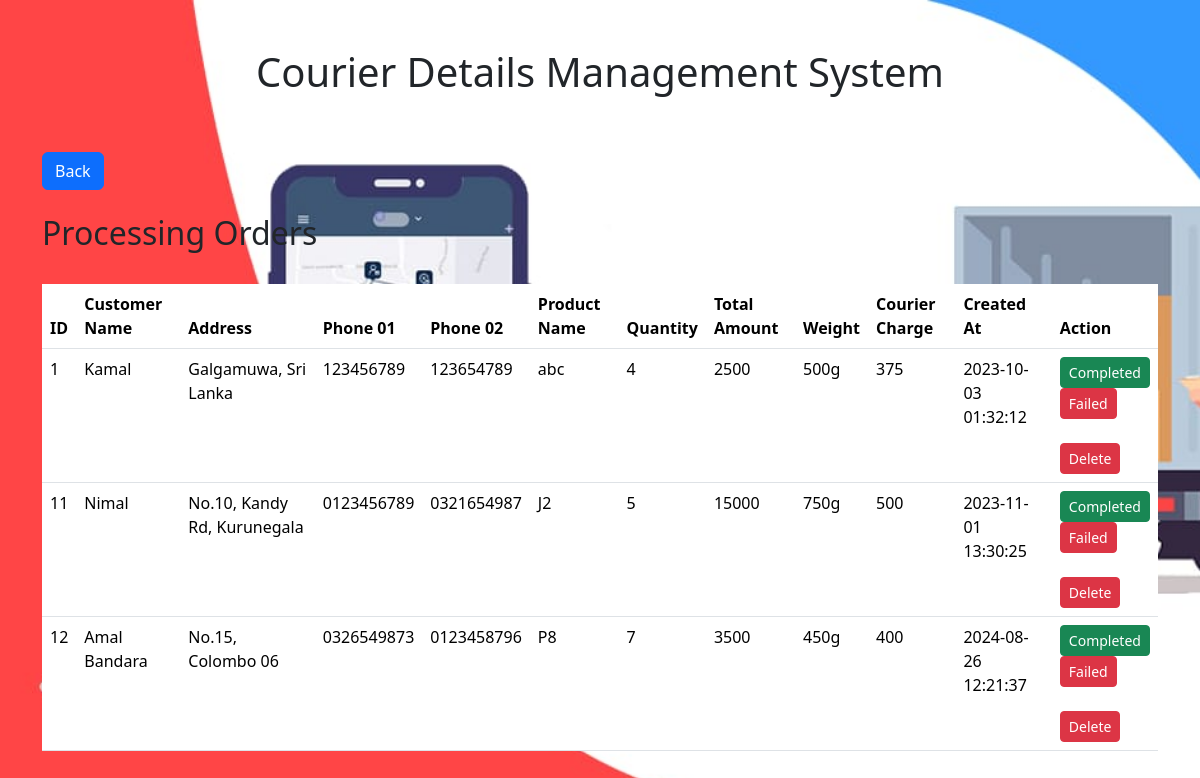
Screenshot of /process.php with the database file from the repository.
### tables this page shows
CREATE TABLE `processing_orders` (
  `id` int(11) NOT NULL,
  `customer_name` varchar(255) NOT NULL,
  `address` varchar(255) NOT NULL,
  `phone_01` varchar(12) NOT NULL,
  `phone_02` varchar(11) NOT NULL,
  `product_name` varchar(255) NOT NULL,
  `quantity` int(11) NOT NULL,
  `total_amount` int(25) NOT NULL,
  `weight` varchar(255) NOT NULL,
  `courier_charge` int(25) NOT NULL,
  `created_at` datetime NOT NULL
);

### process.php (the view, shortened to what this page needs)
<!DOCTYPE html>
<html lang="en">
<head>
    <link rel="stylesheet" href="https://cdn.jsdelivr.net/npm/bootstrap@5.3.2/dist/css/bootstrap.min.css">
</head>
<body>
<div class="container my-5">
    <h1><center>Courier Details Management System</center></h1>
    <br><br>
    <a class="btn btn-primary" btn="right" href="/courier/home.php" role="button">Back</a>
    <br><br><h2>Processing Orders</h2><br>
    <table class="table">
        <thead>
        <tr>
            <th>ID</th>
            <th>Customer Name</th>
            <th>Address</th>
            <th>Phone 01</th>
            <th>Phone 02</th>
            <th>Product Name</th>
            <th>Quantity</th>
            <th>Total Amount</th>
            <th>Weight</th>
            <th>Courier Charge</th>
            <th>Created At</th>
            <th>Action</th>
        </tr>
        </thead>
        <tbody>
        <?php
        $servername = "localhost";
        $username = "root";
        $password = "";
        $database = "courier";
        $connection = new mysqli($servername, $username, $password, $database);
        $sql = "SELECT * FROM processing_orders";
        $result = $connection->query($sql);
        while ($row = $result->fetch_assoc()) {
            echo "
            <tr>
            <td>{$row['id']}</td>
            <td>{$row['customer_name']}</td>
            <td>{$row['address']}</td>
            <td>{$row['phone_01']}</td>
            <td>{$row['phone_02']}</td>
            <td>{$row['product_name']}</td>
            <td>{$row['quantity']}</td>
            <td>{$row['total_amount']}</td>
            <td>{$row['weight']}</td>
            <td>{$row['courier_charge']}</td>
            <td>{$row['created_at']}</td>
            <td>
            <form method='post' action='/courier/completed.php'>
                <input type='hidden' name='id' value='{$row['id']}'>
                <input type='hidden' name='customer_name' value='{$row['customer_name']}'>
                <input type='hidden' name='address' value='{$row['address']}'>
                <input type='hidden' name='phone_01' value='{$row['phone_01']}'>
                <input type='hidden' name='phone_02' value='{$row['phone_02']}'>
                <input type='hidden' name='product_name' value='{$row['product_name']}'>
                <input type='hidden' name='quantity' value='{$row['quantity']}'>
                <input type='hidden' name='total_amount' value='{$row['total_amount']}'>
                <input type='hidden' name='weight' value='{$row['weight']}'>
                <input type='hidden' name='courier_charge' value='{$row['courier_charge']}'>
                <input type='hidden' name='created_at' value='{$row['created_at']}'>
                <button type='submit' class='btn btn-success btn-sm'>Completed</button>
            </form>
            <form method='post' action='/courier/failed.php'>
            <input type='hidden' name='id' value='{$row['id']}'>
            <input type='hidden' name='customer_name' value='{$row['customer_name']}'>
            <input type='hidden' name='address' value='{$row['address']}'>
            <input type='hidden' name='phone_01' value='{$row['phone_01']}'>
            <input type='hidden' name='phone_02' value='{$row['phone_02']}'>
            <input type='hidden' name='product_name' value='{$row['product_name']}'>
            <input type='hidden' name='quantity' value='{$row['quantity']}'>
            <input type='hidden' name='total_amount' value='{$row['total_amount']}'>
            <input type='hidden' name='weight' value='{$row['weight']}'>
            <input type='hidden' name='courier_charge' value='{$row['courier_charge']}'>
            <input type='hidden' name='created_at' value='{$row['created_at']}'>
            <button type='submit' class='btn btn-danger btn-sm'>Failed</button>
        </form><br>
        <a class='btn btn-danger btn-sm' href='/courier/delete4.php?id={$row['id']}'>Delete</a>
            </td>
            </tr>
            ";
        }
        ?>
        </tbody>
    </table>
</div>
</body>
</html>

### process.php (style rules this page uses)
body { background-image: url('pictures/courierpics03.jpeg'); background-repeat: no-repeat; background-attachment: fixed; background-size: cover; }

### rows the page displays
processing_orders: id "1", customer_name "Kamal", address "Galgamuwa, Sri Lanka", phone_01 "123456789", phone_02 "123654789", product_name "abc", quantity "4", total_amount "2500", weight "500g", courier_charge "375", created_at "2023-10-03 01:32:12"
processing_orders: id "11", customer_name "Nimal", address "No.10, Kandy Rd, Kurunegala", phone_01 "0123456789", phone_02 "0321654987", product_name "J2", quantity "5", total_amount "15000", weight "750g", courier_charge "500", created_at "2023-11-01 13:30:25"
processing_orders: id "12", customer_name "Amal Bandara", address "No.15, Colombo 06", phone_01 "0326549873", phone_02 "0123458796", product_name "P8", quantity "7", total_amount "3500", weight "450g", courier_charge "400", created_at "2024-08-26 12:21:37"
